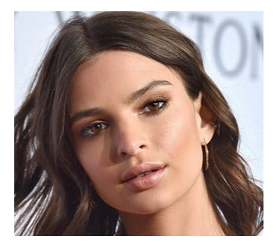
#> input picture PracticeCodes/20230609_ImageHandlingAndDatasetBuilding/data/face01.png, 280 x 245 px
$ jupyter execute Lab01.ipynb
#> lines starting #> are read from the running program, lines starting #| are printed output that depends on the picture; after the words box and inside, x2 and y2 are one past the last pixel; in counts of white or black regions, pixels touching at a corner belong together; long printed decimals are rounded
# Lab 01. OpenCV를 이용한 얼굴 정렬 실습
---

## 1. 얼굴 및 눈 감지를 위해 OpenCV Haar 캐스케이드 구성

[cell 1]
import cv2
import numpy as np
import matplotlib.pyplot as plt

### 캐스케이드 파일 읽기

[cell 2]
face_cascade = cv2.CascadeClassifier("./data/haarcascade_frontalface_default.xml")
eye_cascade = cv2.CascadeClassifier("./data/haarcascade_eye.xml")

print(face_cascade, eye_cascade)

### 얼굴 이미지 데이터 읽기

[cell 3]
face_image = cv2.imread("./data/face01.png")
#> face_image is the input picture: shape (245, 280, 3); mean B, G, R 139.1, 144.7, 163.9

face_image = cv2.cvtColor(face_image, cv2.COLOR_BGR2RGB)
face_image_copy = face_image.copy()

plt.imshow(face_image)
plt.show()

## 2. 얼굴 이미지 바운딩 박스 처리

- 캐스케이드의 경우, 그레이 스케일 이미지에서만 작동한다.

[cell 4]
# 그레이 스케일 이미지로 변환
face_gray_image = cv2.cvtColor(face_image, cv2.COLOR_RGB2GRAY)
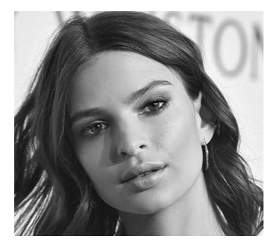
#> face_gray_image: shape (245, 280); min 3, max 255, mean 149.8

faces_box_info = face_cascade.detectMultiScale(face_gray_image, 1.1, 4)
#> faces_box_info = [[49, 48, 161, 161]]

for (x, y, w, h) in faces_box_info :
    print("얼굴 객체 인식 좌표 : " , x, y, w, h)
    cv2.rectangle(face_image, (x, y), (x + w, y + h), (0, 255, 0), 2)
#> this loop made 1 pass
#| 얼굴 객체 인식 좌표 :  49 48 161 161
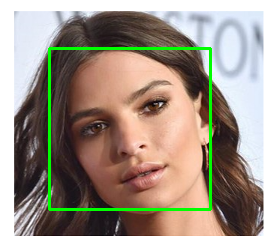
#> face_image: shape (245, 280, 3); mean R, G, B 161.1, 149.7, 137.1

plt.imshow(face_image)
plt.show()

## 3. 눈 감지

[cell 5]
roi_gray = face_gray_image[y: (y + h), x: (x + w)]
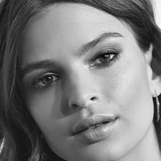
#> roi_gray: shape (161, 161); min 3, max 250, mean 122.7
roi_color = face_image_copy[y: (y + h), x: (x + w)]

print("roi_gray", roi_gray)
#> (printed output is left out)
print("roi_color", roi_color)
#> (printed output is left out)

# Creating variable eyes
eyes_box_info = eye_cascade.detectMultiScale(roi_gray)
#> eyes_box_info = [[84, 39, 38, 38], [31, 64, 32, 32]]
index = 0

print(eyes_box_info)
#| [[84 39 38 38]
#|  [31 64 32 32]]

for i , (ex, ey, ew, eh) in enumerate(eyes_box_info):
    print(i, ex, ey, ew, eh)
    if i == 0 :
        eye_1 = (ex, ey, ew, eh)
    elif i == 1 :
        eye_2 = (ex, ey, ew, eh)

    # Drawing rectangles around the eyes
    cv2.rectangle(roi_color, (ex, ey), (ex+ew, ey+eh), (0, 0, 255), 2)

    index = index + 1
#> this loop made 2 passes
#> (ex, ey, ew, eh, index) on passes 1 to 2: (84, 39, 38, 38, 1), (31, 64, 32, 32, 2)
#| 0 84 39 38 38
#| 1 31 64 32 32
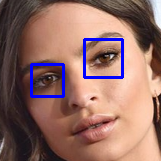
#> roi_color: shape (161, 161, 3); mean R, G, B 146.5, 108.6, 101.6
#> after the loop, index = 2

plt.imshow(face_image_copy)
plt.show()
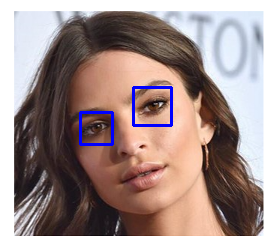
#> shown: shape (245, 280, 3); mean R, G, B 161.8, 143.2, 140.8

- 두 눈의 중심선 사이에 선을 그어본다. 하지만 그 전에 직사각형 중심점의 좌표를 계산해야 한다.

### 얼굴 정렬 01

[cell 6]
print(eye_1[0], eye_2[0])
#| 84 31

if eye_1[0] < eye_2[0] :
    left_eye = eye_1
    right_eye = eye_2
else :
    left_eye = eye_2
#> left_eye = (31, 64, 32, 32)
    right_eye = eye_1
#> right_eye = (84, 39, 38, 38)

print(left_eye, right_eye)
#| (31, 64, 32, 32) (84, 39, 38, 38)

[cell 7]
left_eye_center = (int(left_eye[0] + (left_eye[2] / 2)), int(left_eye[1] + (left_eye[3] / 2)))
#> left_eye_center = (47, 80)
left_eye_center_x = left_eye_center[0]
#> left_eye_center_x = 47
left_eye_center_y = left_eye_center[1]
#> left_eye_center_y = 80

print("left eye center 좌표 : ", left_eye_center_x, left_eye_center_y)
#| left eye center 좌표 :  47 80

right_eye_center = (int(right_eye[0] + (right_eye[2] / 2)), int(right_eye[1] + (right_eye[3] / 2)))
#> right_eye_center = (103, 58)
right_eye_center_x = right_eye_center[0]
#> right_eye_center_x = 103
right_eye_center_y = right_eye_center[1]
#> right_eye_center_y = 58

print("right_eye center 좌표 : ", right_eye_center_x, right_eye_center_y)
#| right_eye center 좌표 :  103 58

cv2.circle(roi_color, left_eye_center, 3, (255, 0, 0), -1)
#> roi_color: shape (161, 161, 3); 0.11% of pixels changed, all inside (x1, y1, x2, y2) = (44, 77, 51, 84)
cv2.circle(roi_color, right_eye_center, 3, (255, 0, 0), -1)
cv2.line(roi_color, left_eye_center, right_eye_center, (0, 220, 150), 2)

plt.imshow(face_image_copy)
plt.show()
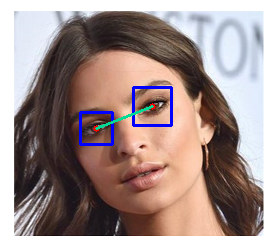
#> shown: shape (245, 280, 3); mean R, G, B 161.6, 143.5, 140.9

[cell 8]
if left_eye_center_y > right_eye_center_y :
    A = (right_eye_center_x, left_eye_center_y)
#> A = (103, 80)
    direction = -1
else :
    A = (left_eye_center_x, right_eye_center_y)
    direction = 1

cv2.circle(roi_color, A, 3, (255, 0, 0), -1)
#> roi_color: shape (161, 161, 3); mean R, G, B 146.1, 109.2, 101.6
cv2.line(roi_color, left_eye_center, A, (0, 220, 150), 2)
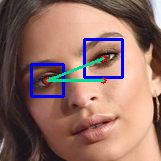
#> roi_color: shape (161, 161, 3); mean R, G, B 144.9, 109.8, 101.8
cv2.line(roi_color, right_eye_center, A, (0, 220, 150), 2)
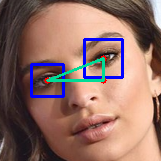
#> roi_color: shape (161, 161, 3); 0.23% of pixels changed, all inside (x1, y1, x2, y2) = (102, 59, 105, 80)

plt.imshow(face_image_copy)
plt.show()
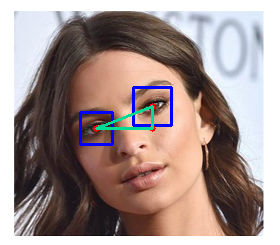
#> shown: shape (245, 280, 3); mean R, G, B 161.1, 143.7, 141

## 4. 각도 계산

[cell 9]
delta_x = right_eye_center_x - left_eye_center_x
#> delta_x = 56
delta_y = right_eye_center_y - left_eye_center_y
#> delta_y = -22

angle = np.arctan(delta_y / delta_x)
#> angle = -0.374
angle = (angle * 180) / np.pi
#> angle = -21.45

print(angle)
#| -21.448

### 이미지를 각도 세타 만큼 회전

[cell 10]
height, width, _ = face_image_copy.shape
#> height = 245; width = 280
print("이미지 height, width 값 >> " , height, width)
#| 이미지 height, width 값 >>  245 280

image_center = (width // 2 , height // 2)
#> image_center = (140, 122)
print("image cneter values >> " , image_center )
#| image cneter values >>  (140, 122)

M = cv2.getRotationMatrix2D(image_center, (angle), 1.0)
#> M = [[0.931, -0.366, 54.3], [0.366, 0.931, -42.74]]
print(M)
#| [[  0.9308  -0.3657  54.304]
#|  [  0.3657   0.9308 -42.743]]

rotated = cv2.warpAffine(face_image_copy, M , (width, height))
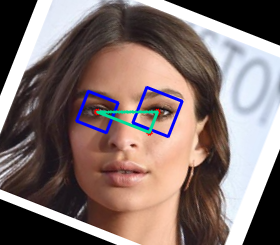
#> rotated: shape (245, 280, 3); mean R, G, B 131.8, 114.8, 111.9

plt.imshow(rotated)

plt.show()

$ run again, with PracticeCodes/20230609_ImageHandlingAndDatasetBuilding/data/ex_image.png copied over PracticeCodes/20230609_ImageHandlingAndDatasetBuilding/data/face01.png
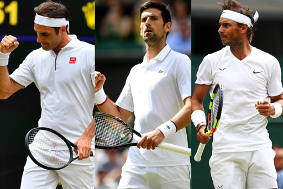
#> input picture PracticeCodes/20230609_ImageHandlingAndDatasetBuilding/data/ex_image.png, 283 x 189 px
#> face_image is the input picture: shape (189, 283, 3); mean B, G, R 130, 135.2, 140.3
#> faces_box_info = [[130, 5, 36, 36]]
#> the loop `for (x, y, w, h) in faces_box_info :` made 1 pass
#> (printed output is left out)
#> after the loop `for (x, y, w, h) in faces_box_info :`:
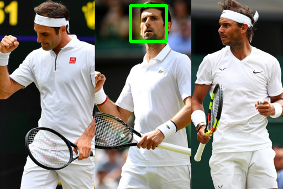
#> face_image: shape (189, 283, 3); mean R, G, B 139.8, 136.8, 129.8
#> `roi_color = face_image_copy[y: (y + h), x: (x + w)]`:
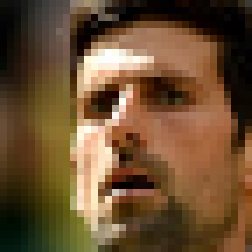
#> roi_color: shape (36, 36, 3) (shown 7 times larger); mean R, G, B 107.3, 79.2, 49.9
#> (printed output is left out)
#> (printed output is left out)
#> eyes_box_info = ()
#> after the loop `for i , (ex, ey, ew, eh) in enumerate(eyes_box_info):`: index = 0
#| 이미지 height, width 값 >>  189 283
#| image cneter values >>  (141, 94)
